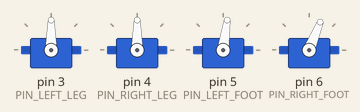
Bench run of a sketch on a simulated Arduino Nano, built with avr-gcc and run on an emulated ATmega328P. Parts: 4 × servo.

Above: at 2.55 s.
At 5.55 s:
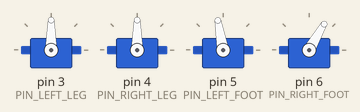
At 8.55 s:
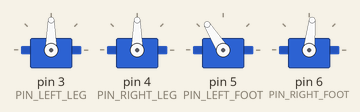
At 14.55 s:
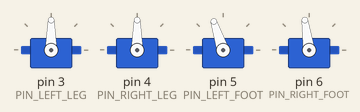
Timing chart, 0 to 18.2 s (numbered marks = the images above):
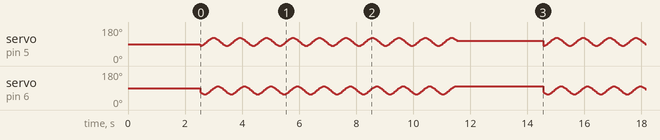

The sketch:

OTTO_dance.ino
```cpp
/*
 * Wombatics OTTO - Moonwalk Dance
 * https://www.wombatics.com/
 * https://www.facebook.com/wombaticsco/
 * https://github.com/wombatics/
*/

#include <Servo.h>
#include <Oscillator.h>
#include <US.h>
#include <Otto.h>

/*
                 ---------------
                |     O   O     |
                |---------------|
RIGHT LEG 4==>  |               | <== LEFT LEG 3
                 ---------------
                    ||     ||
RIGHT FOOT 6==>   -----   ------  <== LEFT FOOT 5
                 |-----   ------|
*/

#define PIN_LEFT_LEG   3
#define PIN_RIGHT_LEG  4
#define PIN_LEFT_FOOT  5
#define PIN_RIGHT_FOOT 6

#define PIN_TRIGGER 7
#define PIN_ECHO    8
#define PIN_LED     13
#define PIN_BUZZER  12

#define TRIM_LEFT_LEG   0
#define TRIM_RIGHT_LEG  0
#define TRIM_LEFT_FOOT  0
#define TRIM_RIGHT_FOOT 0

Otto Otto;  //This is Otto!

void setup()
{
  Serial.begin(9600);

  //Set the servo pins
  Otto.init(PIN_LEFT_LEG,PIN_RIGHT_LEG,PIN_LEFT_FOOT,PIN_RIGHT_FOOT,true, A6, PIN_BUZZER, PIN_TRIGGER, PIN_ECHO);
  Otto.setTrims(TRIM_LEFT_LEG,TRIM_RIGHT_LEG, TRIM_LEFT_FOOT, TRIM_RIGHT_FOOT);
  Otto.home();
  delay(2000);

}


void loop()
{

  Otto.moonwalker(10);

  delay(3000);
}

/*
    //-- Predetermined Motion Functions
    void jump(float steps=1, int T = 2000);

    void walk(float steps=4, int T=1000, int dir = FORWARD);
    void turn(float steps=4, int T=2000, int dir = LEFT);
    void bend (int steps=1, int T=1400, int dir=LEFT);
    void shakeLeg (int steps=1, int T = 2000, int dir=RIGHT);

    void updown(float steps=1, int T=1000, int h = 20);
    void swing(float steps=1, int T=1000, int h=20);
    void tiptoeSwing(float steps=1, int T=900, int h=20);
    void jitter(float steps=1, int T=500, int h=20);
    void ascendingTurn(float steps=1, int T=900, int h=20);

    void moonwalker(float steps=1, int T=900, int h=20, int dir=LEFT);
    void crusaito(float steps=1, int T=900, int h=20, int dir=FORWARD);
    void flapping(float steps=1, int T=1000, int h=20, int dir=FORWARD);
 */
```

Measured:
- by itself, servo on pin 5 (PIN_LEFT_FOOT): moves between 82° and 122°, repeating every 12.0 s
- by itself, servo on pin 6 (PIN_RIGHT_FOOT): moves between 58° and 98°, repeating every 12.0 s
